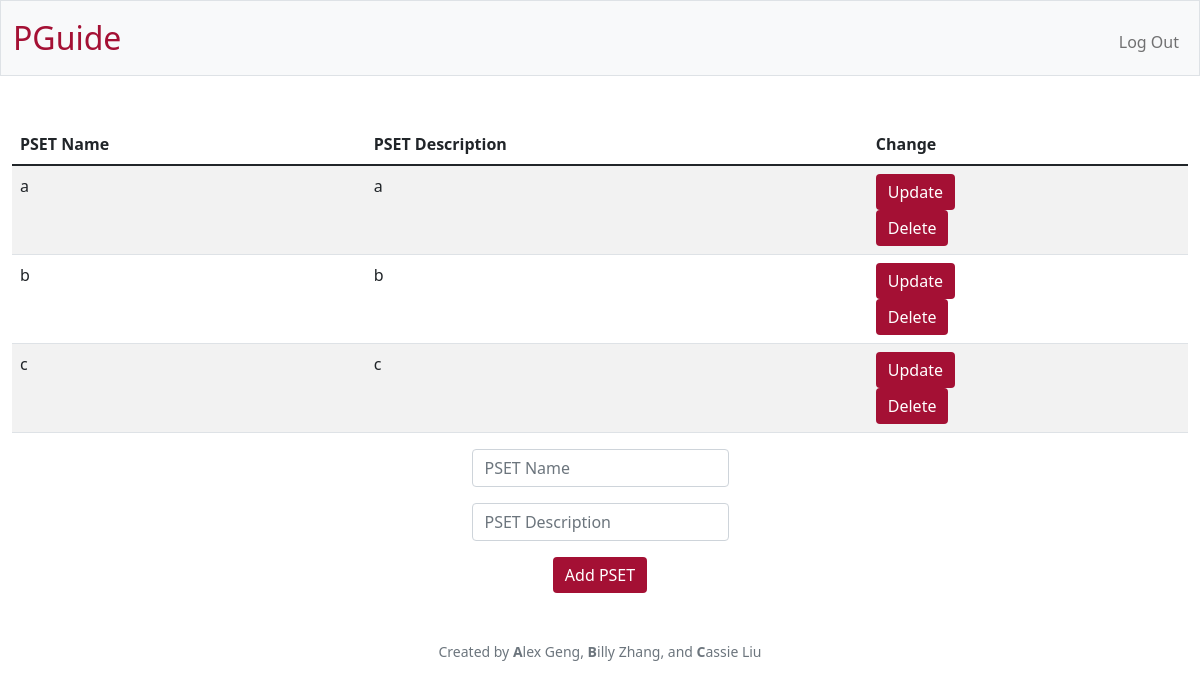
The page /edit?code=CS50 (signed in) on the database as committed earlier.
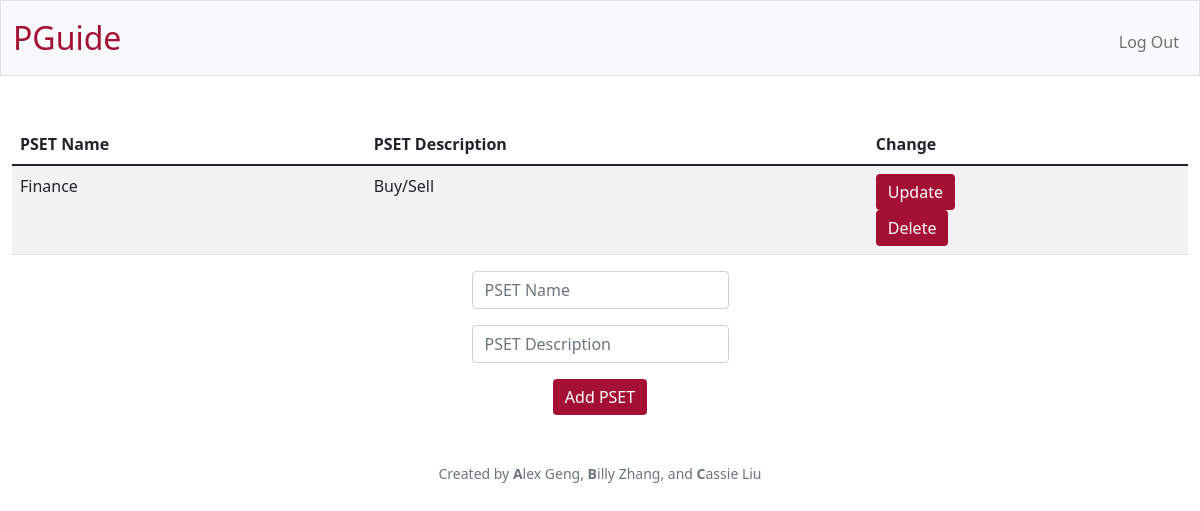
The same page on the database as committed later.
### tables this page shows
CREATE TABLE psets (id INTEGER PRIMARY KEY AUTOINCREMENT NOT NULL, class_id INTEGER NOT NULL, name TEXT NOT NULL, description TEXT NOT NULL, FOREIGN KEY (class_id) REFERENCES classes(id));

### app.py (the view, shortened to what this page needs)
@login_required
@admin_required
@app.route("/edit",  methods=["GET", "POST"])
def edit():
    if request.method == "GET":
        code = request.args.get("code")
        if not code:
            return apology("Must provide class code.", 403)
        class_ = get_class_from_code(code)
        if class_ is None:
            return apology("Invalid class code.", 403)
        psets = db.execute("SELECT * FROM psets WHERE class_id = ?", class_["id"])
        return render_template("edit.html", psets=psets, code=code)

### app.py (called while the page is built)
@app.after_request
def after_request(response):
    response.headers["Cache-Control"] = "no-cache, no-store, must-revalidate"
    response.headers["Expires"] = 0
    response.headers["Pragma"] = "no-cache"
    return response

### helpers.py (called while the page is built)
def get_class_from_code(code):
    classes = db.execute("SELECT * FROM classes WHERE code = ?", code)
    return classes[0] if len(classes) == 1 else None

### templates/edit.html (shortened to what this page needs)
{% extends "layout.html" %}
{% block main %}
    <table class="table table-striped">
        <thead>
            <tr>
                <th class="text-start">PSET Name</th>
                <th class="text-start">PSET Description</th>
                <th class="text-start">Change</th>
            </tr>
        </thead>
        <tbody>
            {% for pset in psets %}
                <tr>
                    <td class="text-start">{{ pset.name }}</td>
                    <td class="text-start">{{ pset.description }}</td>
                    <td class="text-start">
                        <form action="/edit" method="POST">
                            <button class="btn btn-primary" type="submit">Update</button>
                        </form>
                        <form action="/edit" method="POST">
                            <button class="btn btn-primary" type="submit">Delete</button>
                        </form>
                    </td>
                </tr>
            {% endfor %}
        </tbody>
    </table>
    <form action="/edit" method="POST">
        <div class="mb-3">
            <input autocomplete="off" autofocus class="form-control mx-auto w-auto" id="name" name="name" placeholder="PSET Name" type="text">
        </div>
        <div class="mb-3">
            <input autocomplete="off" autofocus class="form-control mx-auto w-auto" id="description" name="description" placeholder="PSET Description" type="text">
        </div>
        <button class="btn btn-primary" type="submit">Add PSET</button>
    </form>
{% endblock %}

### templates/layout.html (shortened to what this page needs)
<!DOCTYPE html>
<html lang="en">
    <head>
        <link href="https://cdn.jsdelivr.net/npm/bootstrap@5.1.3/dist/css/bootstrap.min.css" rel="stylesheet">
        <link href="/static/styles.css" rel="stylesheet">
    </head>
    <body>
        <nav class="bg-light border navbar navbar-expand-md navbar-light">
            <div class="container-fluid">
                <a class="navbar-brand" href="/"><span class="red">PGuide</span></a>
                <div class="collapse navbar-collapse" id="navbar">
                    {% if session["user_id"] %}
                        <ul class="navbar-nav ms-auto mt-2">
                            <li class="nav-item"><a class="nav-link" href="/logout">Log Out</a></li>
                        </ul>
                    {% else %}
                        <ul class="navbar-nav ms-auto mt-2">
                            <li class="nav-item"><a class="nav-link" href="/register">Register</a></li>
                            <li class="nav-item"><a class="nav-link" href="/login">Log In</a></li>
                        </ul>
                    {% endif %}
                </div>
            </div>
        </nav>
        <main class="container-fluid py-5 text-center">
            {% block main %}{% endblock %}
        </main>
        <footer class="mb-5 small text-center text-muted">
            Created by <b>A</b>lex Geng, <b>B</b>illy Zhang, and <b>C</b>assie Liu
        </footer>
    </body>
</html>

### static/styles.css (style rules this page uses)
nav .navbar-brand { font-size: xx-large; }
nav .navbar-brand .red { color: #A41034; }
.btn-primary, .btn-primary:hover, .btn-primary:active, .btn-primary:visited { background-color: #A41034 !important; border: #A41034 !important; }

Rows that differ between the two databases and show on the page:
removed psets: name "a", description "a"
removed psets: name "b", description "b"
removed psets: name "c", description "c"
added psets: name "Finance", description "Buy/Sell"
